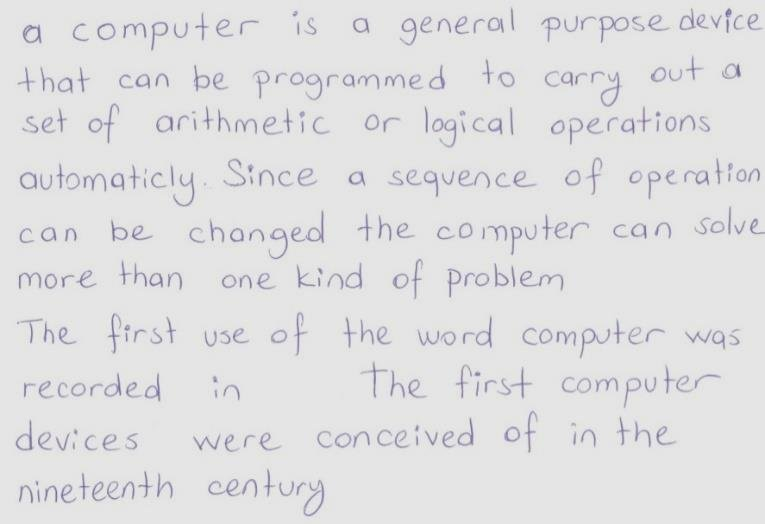
#> input picture OCR_test_documents/handwritten2.png, 765 x 524 px
$ python -i trOCR.py   (imports and definitions only)
#> lines starting #> are read from the running program, lines starting #| are printed output that depends on the picture; after the words box and inside, x2 and y2 are one past the last pixel; in counts of white or black regions, pixels touching at a corner belong together
import os
import cv2
import numpy as np
from PIL import Image
from transformers import TrOCRProcessor, VisionEncoderDecoderModel

# Load TrOCR
# [1 line that did not run here, left out]
# [1 line that did not run here, left out]

INPUT_IMAGE_PATH = "OCR_test_documents/handwritten2.png"
TEMP_LINE_DIR = "lines_temp"

# [40 lines left out: function extract_lines_projection, not called in this run]

def extract_lines_from_image(image_path):
#> called with image_path = '../OCR_test_documents/handwritten2.png'
    img = cv2.imread(image_path)
#> img is the input picture: shape (524, 765, 3); mean B, G, R 225.2, 223.8, 224
    gray = cv2.cvtColor(img, cv2.COLOR_BGR2GRAY)

    _, thresh = cv2.threshold(gray, 0, 255, cv2.THRESH_BINARY_INV + cv2.THRESH_OTSU)
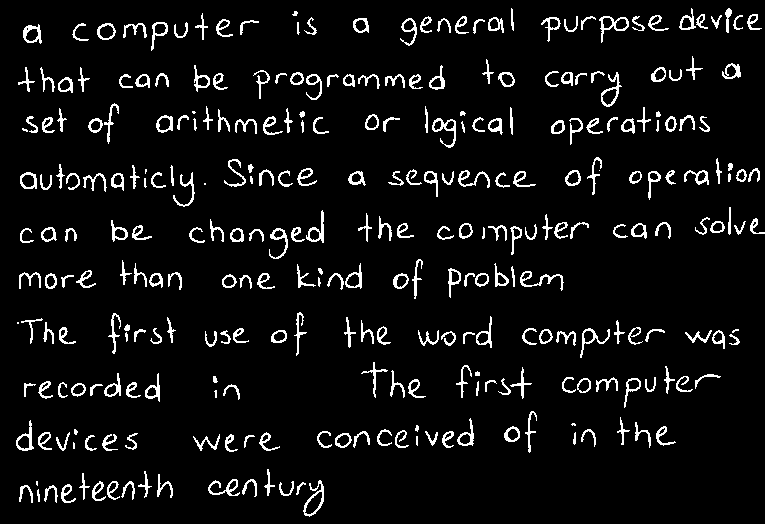
#> thresh: shape (524, 765); 6.5% white in thin lines or dots
    kernel = cv2.getStructuringElement(cv2.MORPH_RECT, (25, 1))
    morphed = cv2.morphologyEx(thresh, cv2.MORPH_CLOSE, kernel)
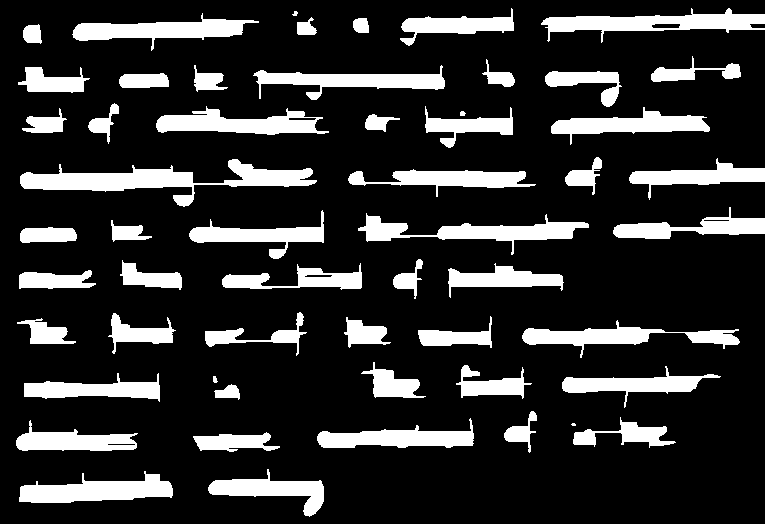
#> morphed: shape (524, 765); 18.4% white; 55 white regions (1 under 20 px)

    contours, _ = cv2.findContours(morphed, cv2.RETR_EXTERNAL, cv2.CHAIN_APPROX_SIMPLE)
#> contours = 55 contours, 4 with area under 20; largest, box (x1, y1, x2, y2) and area: (20, 159, 317, 207) 4352, (541, 8, 765, 43) 3018, (358, 213, 589, 255) 2708, (19, 471, 173, 503) 2678, (72, 13, 259, 51) 2581
    contours = sorted(contours, key=lambda ctr: cv2.boundingRect(ctr)[1])

    lines = []
    for idx, cnt in enumerate(contours):
        x, y, w, h = cv2.boundingRect(cnt)
        #if h > 50
        #if h > 40
        if h > 30 and w > 100:
            pad = 10
            x_start = max(x - pad, 0)
            y_start = max(y - pad, 0)
            x_end = min(x + w + pad, img.shape[1])
            y_end = min(y + h + pad, img.shape[0])
            line_img = img[y_start:y_end, x_start:x_end]
            line_path = os.path.join(TEMP_LINE_DIR, f"line_{idx}.png")
            cv2.imwrite(line_path, line_img)
            lines.append(line_path)
#> this loop made 55 passes
#> (x, y, w, h, x_start, y_start, x_end, y_end) on passes 1, 2, 4, 10, 18, 23, 24, 26, 27, 28, 33, 36: (541, 8, 224, 35, 531, 0, 765, 53), (400, 8, 114, 38, 390, 0, 524, 56), (72, 13, 187, 38, 62, 3, 269, 61), (253, 65, 192, 35, 243, 55, 455, 110), (551, 107, 159, 38, 541, 97, 720, 155), (629, 158, 136, 42, 619, 148, 765, 210), (20, 159, 297, 48, 10, 149, 327, 217), (613, 207, 152, 32, 603, 197, 765, 249), (189, 210, 135, 49, 179, 200, 334, 269), (358, 213, 231, 42, 348, 203, 599, 265), (448, 263, 116, 35, 438, 253, 574, 308), (205, 312, 102, 44, 195, 302, 317, 366)
#> (x, y, w, h) on passes 3, 5, 6, 7, 8, 9: (292, 11, 6, 5), (297, 17, 20, 18), (353, 18, 16, 15), (23, 24, 19, 20), (651, 56, 90, 26), (482, 59, 33, 28)
#> pass 1, in extract_lines_from_image, `line_img = img[y_start:y_end, x_start:x_end]`:
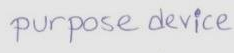
#> line_img: shape (53, 234, 3); mean B, G, R 224, 221.8, 222.2
#> pass 2, in extract_lines_from_image, `line_img = img[y_start:y_end, x_start:x_end]`:
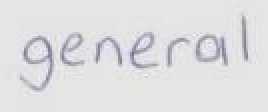
#> line_img: shape (56, 134, 3) (shown 2 times larger); mean B, G, R 224.2, 222.3, 222.8
#> after the loop, lines = 18 items, first 6: 'lines_temp/line_0.png', 'lines_temp/line_1.png', 'lines_temp/line_3.png', 'lines_temp/line_9.png', 'lines_temp/line_17.png', 'lines_temp/line_22.png'
    return lines

# [28 lines left out: functions run_tr_ocr_on_line, main, not called in this run]

# [2 lines not run here, left out]

>>> result = extract_lines_from_image('../OCR_test_documents/handwritten2.png')
#> result has the same summary as lines in extract_lines_from_image

$ run again, on OCR_test_documents/handwritten1.png
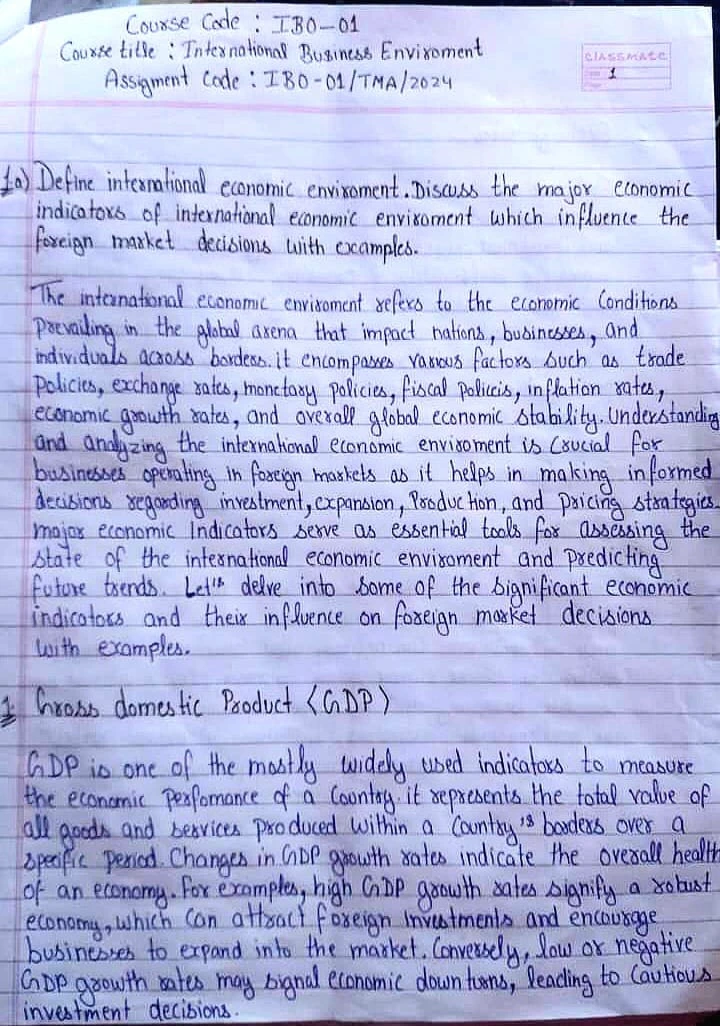
#> input picture OCR_test_documents/handwritten1.png, 720 x 1026 px
#> in extract_lines_from_image, img is the input picture: shape (1026, 720, 3); mean B, G, R 220.2, 182.4, 177.2
#> in extract_lines_from_image, `_, thresh = cv2.threshold(gray, 0, 255, cv2.THRESH_BINARY_INV + cv2.TH..`:
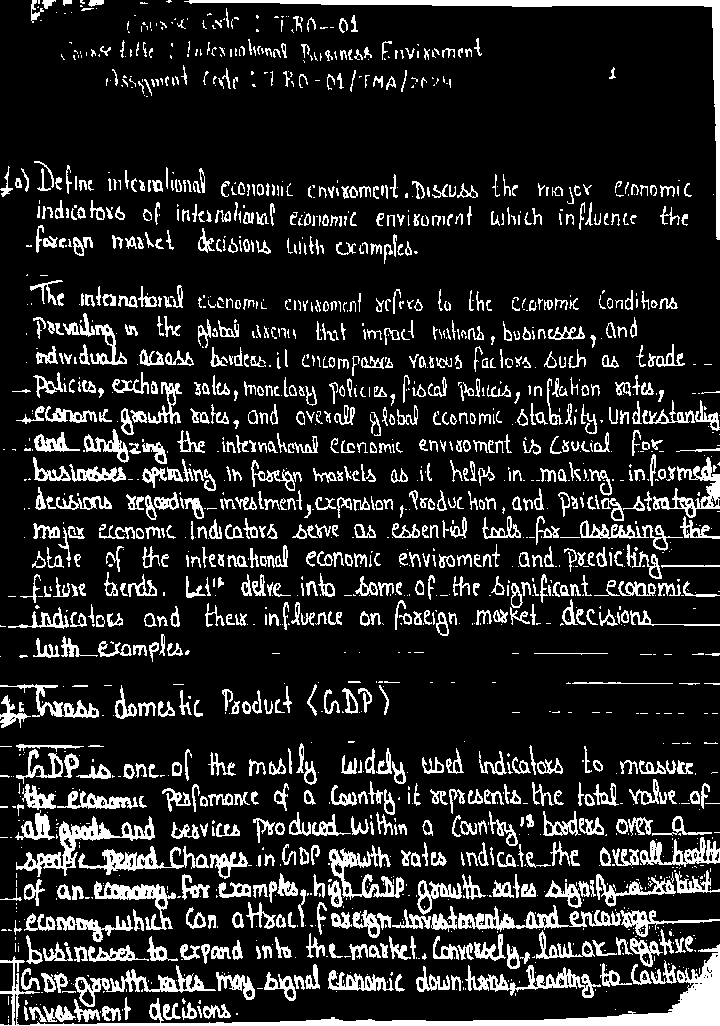
#> thresh: shape (1026, 720); 15.2% white; 1822 white regions (880 under 20 px), largest, box (x1, y1, x2, y2) and area: (0, 944, 720, 1026) 6726, (184, 0, 720, 240) 4038, (16, 816, 155, 877) 1789
#> morphed: shape (1026, 720); 36% white; 74 white regions (47 under 20 px)
#> contours = 65 contours, 46 with area under 20; largest, box (x1, y1, x2, y2) and area: (0, 743, 720, 1026) 153448, (0, 372, 720, 579) 93018, (0, 0, 720, 240) 19633, (26, 313, 720, 376) 16592, (0, 572, 720, 636) 14982
#> the loop in extract_lines_from_image, `for idx, cnt in enumerate(contours):` made 65 passes
#> (x, y, w, h, x_start, y_start, x_end, y_end) on passes 1, 9, 15, 17, 20, 21, 32, 49: (0, 0, 720, 240, 0, 0, 720, 250), (106, 65, 345, 32, 96, 55, 461, 107), (26, 225, 392, 39, 16, 215, 428, 274), (27, 280, 651, 34, 17, 270, 688, 324), (26, 313, 694, 63, 16, 303, 720, 386), (0, 372, 720, 207, 0, 362, 720, 589), (0, 572, 720, 64, 0, 562, 720, 646), (0, 684, 389, 44, 0, 674, 399, 738)
#> pass 1, in extract_lines_from_image, `line_img = img[y_start:y_end, x_start:x_end]`:
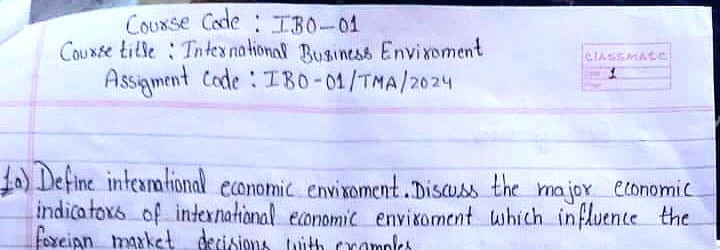
#> line_img: shape (250, 720, 3); mean B, G, R 237.4, 210.1, 203.5
#> after the loop in extract_lines_from_image, `for idx, cnt in enumerate(contours):`: lines = ['lines_temp/line_0.png', 'lines_temp/line_8.png', 'lines_temp/line_14.png', 'lines_temp/line_16.png', 'lines_temp/line_19.png', 'lines_temp/line_20.png', 'lines_temp/line_31.png', 'lines_temp/line_48.png', 'lines_temp/line_56.png']
#> result has the same summary as lines in extract_lines_from_image

$ run again, on OCR_test_documents/handwritten3.png
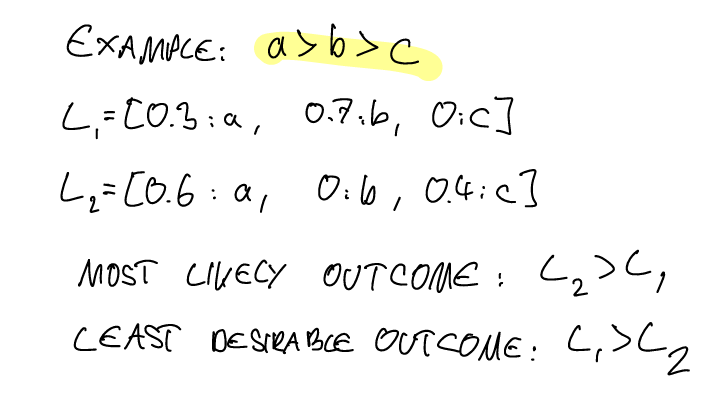
#> input picture OCR_test_documents/handwritten3.png, 702 x 419 px
#> in extract_lines_from_image, img is the input picture: shape (419, 702, 3); mean B, G, R 243.8, 245.5, 245.5
#> in extract_lines_from_image, `_, thresh = cv2.threshold(gray, 0, 255, cv2.THRESH_BINARY_INV + cv2.TH..`:
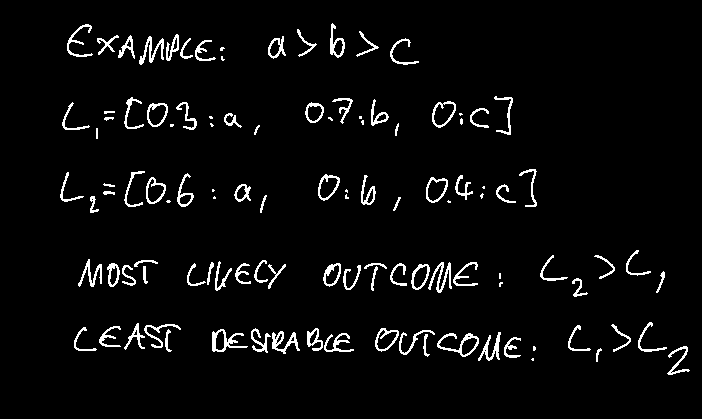
#> thresh: shape (419, 702); 4% white in thin lines or dots, all inside (x1, y1, x2, y2) = (60, 23, 690, 375)
#> morphed: shape (419, 702); 11.2% white; 19 white regions (2 under 20 px)
#> contours = 19 contours, 2 with area under 20; largest, box (x1, y1, x2, y2) and area: (212, 328, 536, 361) 5404, (323, 262, 503, 293) 3321, (67, 24, 225, 65) 2912, (104, 97, 260, 135) 2166, (103, 171, 267, 213) 2066
#> the loop in extract_lines_from_image, `for idx, cnt in enumerate(contours):` made 19 passes
#> (x, y, w, h, x_start, y_start, x_end, y_end) on passes 1, 2, 4, 7, 8, 11, 14, 16: (268, 23, 151, 42, 258, 13, 429, 75), (67, 24, 158, 41, 57, 14, 235, 75), (104, 97, 156, 38, 94, 87, 270, 145), (426, 169, 111, 38, 416, 159, 547, 217), (103, 171, 164, 42, 93, 161, 277, 223), (540, 250, 125, 47, 530, 240, 675, 307), (323, 262, 180, 31, 313, 252, 513, 303), (568, 322, 134, 53, 558, 312, 702, 385)
#> pass 2, in extract_lines_from_image, `line_img = img[y_start:y_end, x_start:x_end]`:
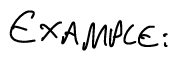
#> line_img: shape (61, 178, 3); min 0, max 255, mean 230.9
#> after the loop in extract_lines_from_image, `for idx, cnt in enumerate(contours):`: lines = ['lines_temp/line_0.png', 'lines_temp/line_1.png', 'lines_temp/line_3.png', 'lines_temp/line_6.png', 'lines_temp/line_7.png', 'lines_temp/line_10.png', 'lines_temp/line_13.png', 'lines_temp/line_15.png', 'lines_temp/line_17.png']
#> result has the same summary as lines in extract_lines_from_image

$ run again, on OCR_test_documents/handwritten4.png
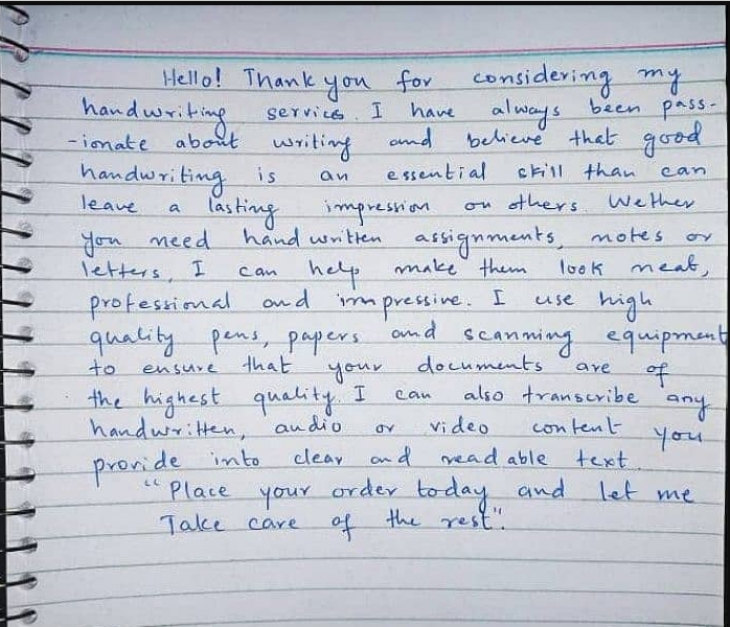
#> input picture OCR_test_documents/handwritten4.png, 730 x 627 px
#> in extract_lines_from_image, img is the input picture: shape (627, 730, 3); mean B, G, R 206.8, 197.4, 192.8
#> in extract_lines_from_image, `_, thresh = cv2.threshold(gray, 0, 255, cv2.THRESH_BINARY_INV + cv2.TH..`:
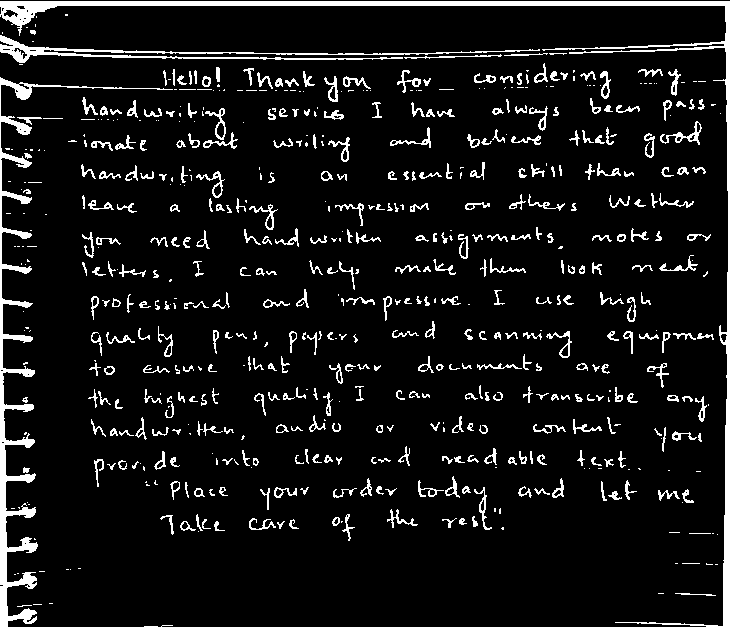
#> thresh: shape (627, 730); 8.3% white; 619 white regions (229 under 20 px), largest, box (x1, y1, x2, y2) and area: (0, 1, 730, 627) 7673, (0, 77, 173, 627) 5441, (0, 35, 540, 63) 2189
#> morphed: shape (627, 730); 16.5% white; 116 white regions (35 under 20 px)
#> contours = 115 contours, 38 with area under 20; largest, box (x1, y1, x2, y2) and area: (0, 1, 730, 627) 47172, (0, 77, 296, 627) 7408, (163, 67, 371, 102) 2075, (209, 198, 381, 247) 1886, (82, 97, 244, 149) 1842
#> the loop in extract_lines_from_image, `for idx, cnt in enumerate(contours):` made 115 passes
#> (x, y, w, h, x_start, y_start, x_end, y_end) on passes 1, 3, 5, 9, 27, 36, 41, 57: (0, 1, 730, 626, 0, 0, 730, 627), (163, 67, 208, 35, 153, 57, 381, 112), (0, 77, 296, 550, 0, 67, 306, 627), (82, 97, 162, 52, 72, 87, 254, 159), (81, 164, 144, 34, 71, 154, 235, 208), (209, 198, 172, 49, 199, 188, 391, 257), (415, 227, 139, 50, 405, 217, 564, 287), (341, 290, 164, 31, 331, 280, 515, 331)
#> pass 3, in extract_lines_from_image, `line_img = img[y_start:y_end, x_start:x_end]`:
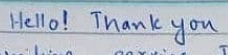
#> line_img: shape (55, 228, 3); mean B, G, R 200.7, 188.2, 178.6
#> after the loop in extract_lines_from_image, `for idx, cnt in enumerate(contours):`: lines = 11 items, first 6: 'lines_temp/line_0.png', 'lines_temp/line_2.png', 'lines_temp/line_4.png', 'lines_temp/line_8.png', 'lines_temp/line_26.png', 'lines_temp/line_35.png'
#> result has the same summary as lines in extract_lines_from_image
